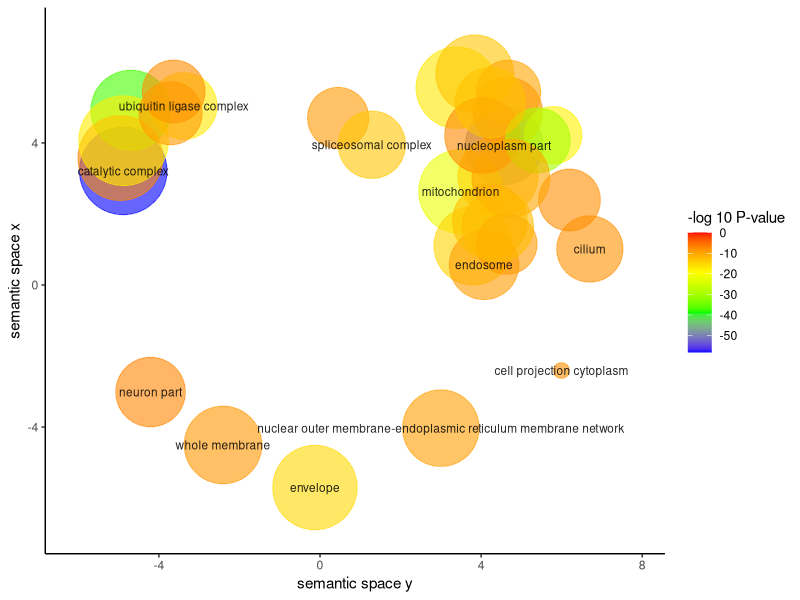

The R source for this figure:


# A plotting R script produced by the REVIGO server at http://revigo.irb.hr/
# If you found REVIGO useful in your work, please cite the following reference:
# Supek F et al. "REVIGO summarizes and visualizes long lists of Gene Ontology
# terms" PLoS ONE 2011. doi:10.1371/journal.pone.0021800


# --------------------------------------------------------------------------
# If you don't have the ggplot2 package installed, uncomment the following line:
# install.packages( "ggplot2" );
library( ggplot2 );
# --------------------------------------------------------------------------
# If you don't have the scales package installed, uncomment the following line:
# install.packages( "scales" );
library( scales );


# --------------------------------------------------------------------------
# Here is your data from REVIGO. Scroll down for plot configuration options.

revigo.names <- c("term_ID","description","frequency_%","plot_X","plot_Y","plot_size","log10_p_value","uniqueness","dispensability");
revigo.data <- rbind(c("GO:0044451","nucleoplasm part", 0.895, 4.569, 3.924, 4.945,-47.5255,0.447,0.000),
c("GO:0098805","whole membrane", 0.888,-2.408,-4.504, 4.941,-8.6677,0.934,0.000),
c("GO:1902494","catalytic complex", 3.734,-4.886, 3.212, 5.565,-58.1393,0.762,0.000),
c("GO:0097458","neuron part", 0.320,-4.208,-3.014, 4.498,-7.0540,0.852,0.059),
c("GO:0031975","envelope", 2.324,-0.126,-5.703, 5.359,-15.2879,0.836,0.073),
c("GO:0005929","cilium", 0.221, 6.699, 1.014, 4.338,-8.0937,0.621,0.230),
c("GO:0005694","chromosome", 1.505, 3.395, 5.554, 5.170,-16.8077,0.538,0.290),
c("GO:0005739","mitochondrion", 2.156, 3.491, 2.633, 5.327,-22.1099,0.532,0.400),
c("GO:0005794","Golgi apparatus", 0.969, 3.801, 1.102, 4.979,-14.7382,0.473,0.426),
c("GO:0035770","ribonucleoprotein granule", 0.131, 0.449, 4.702, 4.109,-8.8682,0.514,0.430),
c("GO:1990234","transferase complex", 1.223,-4.697, 4.920, 5.080,-37.0791,0.735,0.439),
c("GO:0098687","chromosomal region", 0.306, 4.664, 4.870, 4.479,-7.4754,0.513,0.467),
c("GO:0044429","mitochondrial part", 1.203, 4.417, 3.065, 5.073,-14.5545,0.464,0.481),
c("GO:0098796","membrane protein complex", 2.473,-4.957, 3.573, 5.386,-7.0498,0.762,0.484),
c("GO:0015630","microtubule cytoskeleton", 0.900, 3.840, 5.946, 4.947,-13.3919,0.507,0.523),
c("GO:1990904","ribonucleoprotein complex", 5.291,-4.877, 4.062, 5.717,-17.3005,0.757,0.543),
c("GO:0032838","cell projection cytoplasm", 0.014, 5.995,-2.409, 3.136,-7.9594,0.678,0.601),
c("GO:0000151","ubiquitin ligase complex", 0.232,-3.386, 5.040, 4.358,-17.1811,0.616,0.604),
c("GO:0005681","spliceosomal complex", 0.250, 1.287, 3.948, 4.392,-13.3503,0.415,0.628),
c("GO:0005768","endosome", 0.319, 4.073, 0.568, 4.497,-9.2019,0.502,0.669),
c("GO:0031248","protein acetyltransferase complex", 0.152,-3.634, 5.450, 4.175,-7.6483,0.625,0.693),
c("GO:0031461","cullin-RING ubiquitin ligase complex", 0.159,-3.711, 4.837, 4.195,-9.0096,0.624,0.695),
c("GO:0044441","ciliary part", 0.139, 6.193, 2.393, 4.137,-7.8004,0.532,0.711),
c("GO:0044431","Golgi apparatus part", 0.608, 4.218, 1.796, 4.777,-12.2954,0.421,0.713),
c("GO:0016607","nuclear speck", 0.091, 5.789, 4.217, 3.953,-18.0175,0.515,0.722),
c("GO:0042175","nuclear outer membrane-endoplasmic reticulum membrane network", 0.771, 3.000,-4.031, 4.880,-9.4714,0.680,0.731),
c("GO:0005813","centrosome", 0.185, 4.677, 5.418, 4.261,-10.0874,0.483,0.747),
c("GO:0005730","nucleolus", 0.664, 4.033, 4.209, 4.815,-7.3250,0.436,0.759),
c("GO:0016604","nuclear body", 0.189, 5.408, 4.071, 4.269,-29.9712,0.494,0.770),
c("GO:0044440","endosomal part", 0.124, 4.634, 1.152, 4.087,-8.8982,0.473,0.785),
c("GO:0005815","microtubule organizing center", 0.350, 4.227, 5.138, 4.537,-13.0272,0.463,0.792),
c("GO:0005740","mitochondrial envelope", 0.901, 4.737, 3.010, 4.948,-10.1093,0.474,0.822),
c("GO:0000139","Golgi membrane", 0.403, 4.414, 1.656, 4.598,-12.3780,0.432,0.865));

one.data <- data.frame(revigo.data);
names(one.data) <- revigo.names;
one.data <- one.data [(one.data$plot_X != "null" & one.data$plot_Y != "null"), ];
one.data$plot_X <- as.numeric( as.character(one.data$plot_X) );
one.data$plot_Y <- as.numeric( as.character(one.data$plot_Y) );
one.data$plot_size <- as.numeric( as.character(one.data$plot_size) );
one.data$log10_p_value <- as.numeric( as.character(one.data$log10_p_value) );
one.data$frequency <- as.numeric( as.character(one.data$frequency) );
one.data$uniqueness <- as.numeric( as.character(one.data$uniqueness) );
one.data$dispensability <- as.numeric( as.character(one.data$dispensability) );
#head(one.data);


# --------------------------------------------------------------------------
# Names of the axes, sizes of the numbers and letters, names of the columns,
# etc. can be changed below

p1 <- ggplot( data = one.data );
# changed plot size to be smaller!
p1 <- p1 + geom_point( aes( plot_X, plot_Y, colour = log10_p_value, size = (plot_size/2)), alpha = I(0.6) ) + scale_size_area();
p1 <- p1 + scale_colour_gradientn( colours = c("blue", "green", "yellow", "red"), limits = c( min(one.data$log10_p_value), 0) );
# p1 <- p1 + geom_point( aes(plot_X, plot_Y, size = plot_size), shape = 21, fill = "transparent", colour = I (alpha ("black", 0.6) )) + scale_size_area();
p1 <- p1 + scale_size( range=c(5, 30)) + theme_bw(); # + scale_fill_gradientn(colours = heat_hcl(7), limits = c(-300, 0) );
ex <- one.data [ one.data$dispensability < 0.15, ]; 

# 4.20.2020: selected terms to include based on interest (first 3) and based on dispensability (last 5)
terms.include <- c('mitochondrion', 'ubiquitin ligase complex', 'spliceosomal complex', 'nucleoplasm part', 'catalytic complex', 'whole membrane', 'neuron part', 'envelope')
ex <- subset(one.data, description %in% terms.include)

p1 <- p1 + geom_text( data = ex, aes(plot_X, plot_Y, label = description), colour = I(alpha("black", 0.85)), size = 3 );
p1 <- p1 + labs (y = "semantic space x", x = "semantic space y");
p1 <- p1 + theme(legend.key = element_blank()) ;
one.x_range = max(one.data$plot_X) - min(one.data$plot_X);
one.y_range = max(one.data$plot_Y) - min(one.data$plot_Y);
p1 <- p1 + xlim(min(one.data$plot_X)-one.x_range/10,max(one.data$plot_X)+one.x_range/10);
p1 <- p1 + ylim(min(one.data$plot_Y)-one.y_range/10,max(one.data$plot_Y)+one.y_range/10);

# added to ex for readability:
terms.include2 <- c('nuclear outer membrane-endoplasmic reticulum membrane network', 'cell projection cytoplasm', 'endosome', 'cilium')
ex2 <- subset(one.data, description %in% terms.include2)
p1 <- p1 + geom_text( data = ex2, aes(plot_X, plot_Y, label = description), colour = I(alpha("black", 0.85)), size = 3 );

# remove the legend size and change color title....
p1 + guides(size = F) + labs(col = '-log 10 P-value') + theme_classic()

